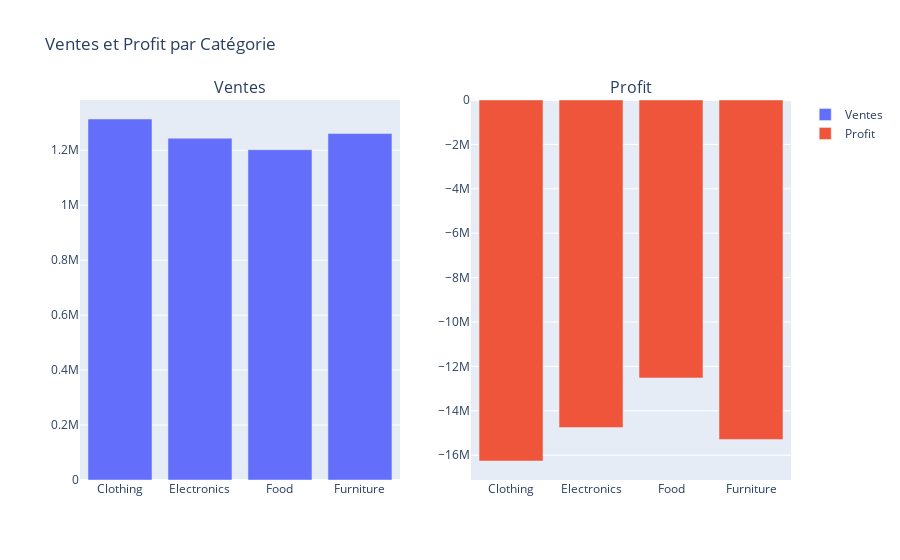

This figure's notebook cell:
### Code cell
# Barres empilées : ventes + profit
fig_bar_cat = make_subplots(rows=1, cols=2, subplot_titles=('Ventes', 'Profit'))
fig_bar_cat.add_trace(go.Bar(x=cat_sales['Product_Category'], y=cat_sales['Sales_Amount'], name='Ventes'), row=1, col=1)
fig_bar_cat.add_trace(go.Bar(x=cat_sales['Product_Category'], y=cat_sales['Profit'], name='Profit'), row=1, col=2)
fig_bar_cat.update_layout(title_text="Ventes et Profit par Catégorie")
fig_bar_cat.write_html(OUTPUT_DIR / 'figures' / 'sales_profit_by_category.html')
fig_bar_cat.show()

### Figure 1 — Plotly figure (JSON) as saved in the notebook; plotly's stock layout.template omitted (floating-point values rounded to 4 significant figures)
{"data": [{"name": "Ventes", "type": "bar", "x": ["Clothing", "Electronics", "Food", "Furniture"], "xaxis": "x", "y": [1313000.0, 1243000.0, 1202000.0, 1261000.0], "yaxis": "y"}, {"name": "Profit", "type": "bar", "x": ["Clothing", "Electronics", "Food", "Furniture"], "xaxis": "x2", "y": [-16260000.0, -14750000.0, -12520000.0, -15290000.0], "yaxis": "y2"}], "layout": {"annotations": [{"font": {"size": 16}, "showarrow": false, "text": "Ventes", "x": 0.225, "xanchor": "center", "xref": "paper", "y": 1, "yanchor": "bottom", "yref": "paper"}, {"font": {"size": 16}, "showarrow": false, "text": "Profit", "x": 0.775, "xanchor": "center", "xref": "paper", "y": 1, "yanchor": "bottom", "yref": "paper"}], "title": {"text": "Ventes et Profit par Catégorie"}, "xaxis": {"anchor": "y", "domain": [0, 0.45]}, "xaxis2": {"anchor": "y2", "domain": [0.55, 1]}, "yaxis": {"anchor": "x", "domain": [0, 1]}, "yaxis2": {"anchor": "x2", "domain": [0, 1]}}}
